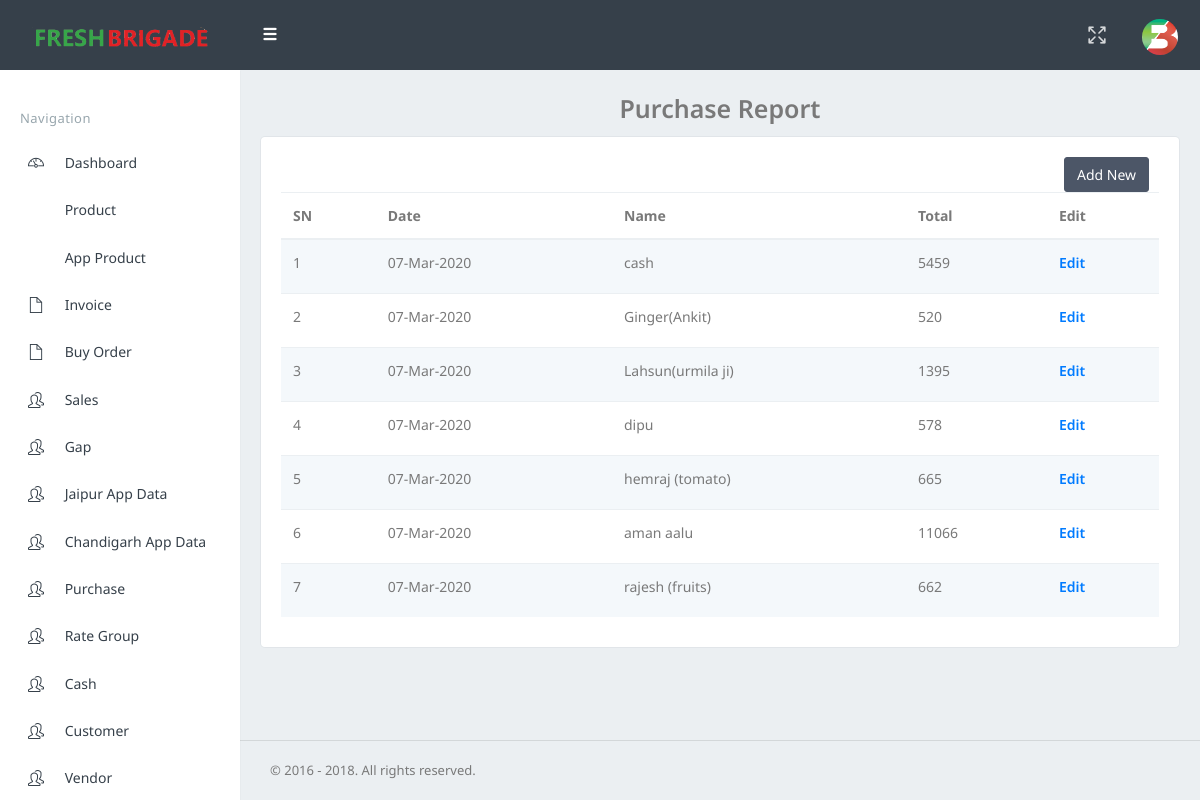
The app's page /purchase_view_date.php?code=07-Mar-2020 (signed in) with its own data.
### tables this page shows
CREATE TABLE `purchase_rate` (
  `sn` int(11) NOT NULL,
  `id` varchar(50) NOT NULL,
  `vcode` text NOT NULL,
  `vendor_name` text NOT NULL,
  `date` text NOT NULL,
  `tot` text NOT NULL,
  `due` text NOT NULL,
  `paid` text NOT NULL
);

### purchase_view_date.php (the view, shortened to what this page needs)
<!DOCTYPE html>
<html>
    <?php
include("common/connect.php");
 $c=$_GET['code'];
$query2= mysqli_query($con,"SELECT * FROM `purchase_rate` WHERE `date` ='$c'");
    ?>
<head>
        <link href="assets/css/bootstrap.min.css" rel="stylesheet" type="text/css" />
        <link href="assets/css/icons.css" rel="stylesheet" type="text/css" />
        <link href="assets/css/style.css" rel="stylesheet" type="text/css" />
    </head>
    <body class="fixed-left">
        <div id="wrapper">
            <?php
                include("common/header.php");
            ?>
         <?php
                        include("common/sidebar.php");
                    ?>
            <div class="content-page">
                <div class="content">
                    <div class="container-fluid">
<div class="row" >
    									  <div class="col-lg-12" align="center" >
										 <label style="font-size:25px;">Purchase Report</label>
										 </div>
										 </div>
                                <div class="card-box">
                                   <div class="row">
                            <div class="col-sm-12">
                                        	<form method="post" action="purchase-rate.php">
                                        	      <div align="right" class="col-sm-12">
									<button onClick="document.location.href='purchase-rate.php'" class="btn btn-inverse waves-effect waves-light">Add New </button>
									</div>
                                    <table class="table table-striped add-edit-table" id="datatable-editable">
                                        <thead>
                                        <tr>
											<th >SN </th>
                                            <th >Date</th>
                                             <th >Name</th>
                                            <th >Total </th>
                                                <th >Edit </th>
                                        </tr>
                                        </thead>
                                        <tbody>
                                            <tr>
                                            <?php
$i = 1;
while($b = mysqli_fetch_assoc($query2))
	  {
?>
            <td ><?php echo $i; ?>   </td>
              <td  <label><?php echo $b['date']; ?></label></td>
                <td> <?php echo $b['vendor_name'] ?> </td>
              <td> <?php echo $b['tot'] ?> </td>
                <td  >  <a href="update-purchase.php?code=<?php echo $b['id']; ?>"><label >Edit</label></a>
</td>
</tr>
<?php
$i++;
}
?>
                                        </tbody>
                                    </table>
                                     </form>
                                        </div>
                                </div>
                            </div>
                        </div>
                    </div>
                </div>
                <footer class="footer text-right">
                    &copy; 2016 - 2018. All rights reserved.
                </footer>
            </div>
    </body>
</html>

### records on screen
purchase_rate: date "07-Mar-2020", vendor_name "cash", tot "5459"
purchase_rate: date "07-Mar-2020", vendor_name "Ginger(Ankit)", tot "520"
purchase_rate: date "07-Mar-2020", vendor_name "Lahsun(urmila ji)", tot "1395"
purchase_rate: date "07-Mar-2020", vendor_name "dipu", tot "578"
purchase_rate: date "07-Mar-2020", vendor_name "hemraj (tomato)", tot "665"
purchase_rate: date "07-Mar-2020", vendor_name "aman aalu", tot "11066"
purchase_rate: date "07-Mar-2020", vendor_name "rajesh (fruits)", tot "662"
